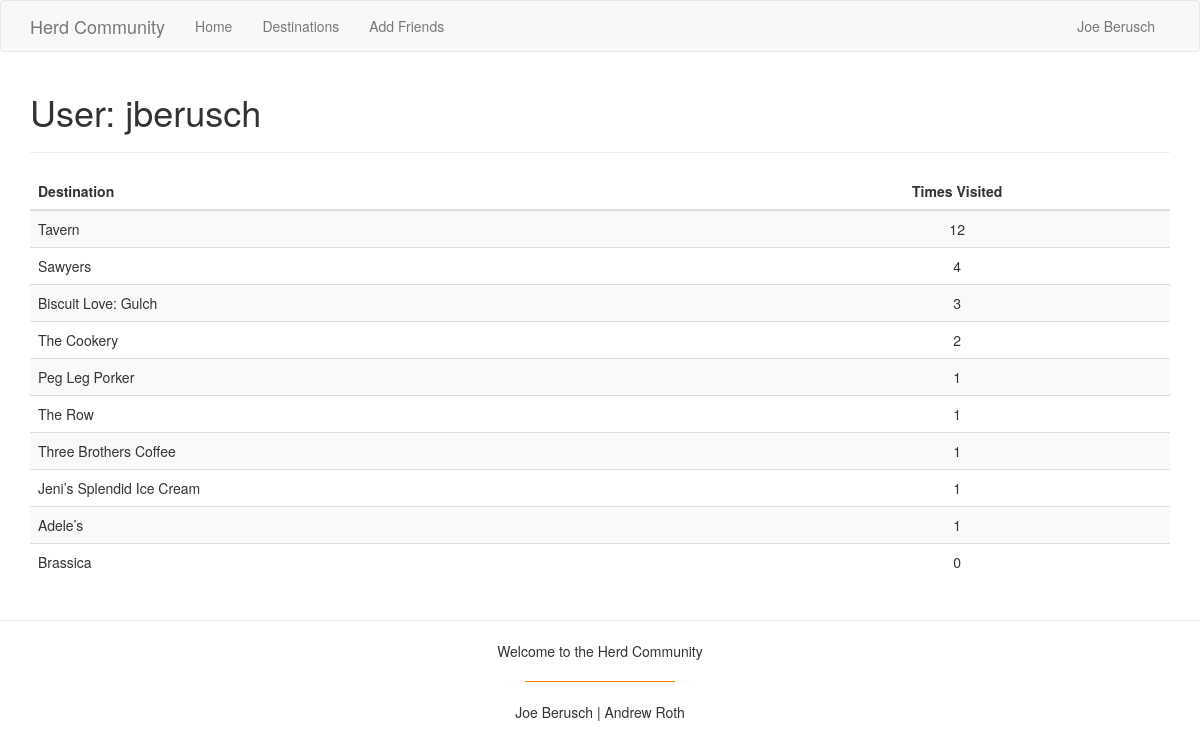
The page /user/jberusch (signed in) on the database its author committed.
### app/models.py (models this page shows, shortened)
class User(UserMixin, db.Model):
    __tablename__ = 'users'
    user_id = db.Column(db.Integer, primary_key=True)
    username = db.Column(db.String(80), index=True, unique=True)
    name = db.Column(db.String(120))
    email = db.Column(db.String(120), index=True, unique=True)
    destinations = db.relationship('Association', back_populates='user')
    friends = db.relationship('User',
        secondary=friendship_identifier,
        primaryjoin= user_id == friendship_identifier.c.user_id,
        secondaryjoin= user_id == friendship_identifier.c.friend_id)

class Association(db.Model):
    __tablename__ = 'associations'
    user_id = db.Column(db.Integer, db.ForeignKey('users.user_id'), primary_key=True)
    destination_id = db.Column(db.Integer, db.ForeignKey('destinations.destination_id'), primary_key=True)
    num_visits = db.Column(db.Integer)
    user = db.relationship("User", back_populates="destinations")
    destination = db.relationship("Destination", back_populates="users")

class Destination(db.Model):
    __tablename__ = 'destinations'
    destination_id = db.Column(db.Integer, primary_key=True)
    name = db.Column(db.String(120), index=True, unique=True)
    img_src = db.Column(db.String(1000))
    region = db.Column(db.String(50))
    yelp_link = db.Column(db.String(150))
    num_visits = db.Column(db.Integer)
    users = db.relationship('Association', back_populates='destination')

### app/routes.py (the view)
@app.route('/user/<username>')
@login_required
def user(username):
    ulog('user -> page access for username {}'.format(username))
    user = User.query.filter_by(username=username).first_or_404()
    destinations = sorted(user.destinations, key=attrgetter('num_visits'), reverse=True)
    return render_template('user.html', user=user, destinations=destinations)

### app/helpers.py (called while the page is built)
def ulog(msg):
    fp = open('usage_logs.txt', 'a')
    print('--- ', current_user.username, ' ---- ', date.today(), ' ---', file=fp)
    print(msg, file=fp)
    fp.close()

### app/models.py (called while the page is built)
@login.user_loader
def load_user(id):
    return User.query.get(int(id))

### app/templates/user.html
{% extends "base.html" %}
{% block app_content %}
    <h1>User: {{ user.username }}</h1>
    <hr>
    <table class="table table-hover table-striped">
        <thead>
            <tr>
                <th>Destination</th>
                <th class="text-center">Times Visited</th>
            </tr>
        </thead>
    {% for assoc in destinations %}
        <tr>
            <td>{{ assoc.destination.name }}</td>
            <td class="text-center">{{ assoc.num_visits }}</td>
        </tr>
    {% endfor %}
    </table>
{% endblock %}

### app/templates/base.html (shortened to what this page needs)
{% extends 'bootstrap/base.html' %}
{% block navbar %}
    <nav class="navbar navbar-default">
        <div class="container">
            <div class="navbar-header">
                <a class="navbar-brand" href="{{ url_for('index') }}">Herd Community</a>
            </div>
            <div class="collapse navbar-collapse" id="bs-example-navbar-collapse-1">
                <ul class="nav navbar-nav">
                    <li><a href="{{ url_for('index') }}">Home</a></li>
                    <li><a href="{{ url_for('list') }}">Destinations</a></li>
                    <li><a href="{{ url_for('add_friends') }}">Add Friends</a></li>
                </ul>
                <ul class="nav navbar-nav navbar-right">
                    {% if current_user.is_authenticated %}
                    <li><a href="{{ url_for('user', username=current_user.username) }}">{{ current_user.name }}</a></li>
                    {% else %}
                    <li><a href="{{ url_for('login') }}">Login</a></li>
                    <li><a href="{{ url_for('signup') }}">Sign Up</a></li>
                    {% endif %}
                </ul>
            </div>
        </div>
    </nav>
{% endblock %}
{% block content %}
    <div class="container">
        {% block app_content %}{% endblock app_content %}
    </div>
    {% block footer %}
    <hr />
    <footer>
        <div class="text-center">
            <p>Welcome to the Herd Community</p>
            <hr style="width: 150px; border-top: 1px solid darkorange;"/>
            <p>Joe Berusch | Andrew Roth</p>
        </div>
    </footer>
    <br />
    {% endblock footer %}
{% endblock content %}

### rows shown on the page
User: name "Joe Berusch", username "jberusch"
Association: destination.name "Tavern", num_visits "12"
Association: destination.name "Sawyers", num_visits "4"
Association: destination.name "Biscuit Love: Gulch", num_visits "3"
Association: destination.name "The Cookery", num_visits "2"
Association: destination.name "Peg Leg Porker", num_visits "1"
Association: destination.name "The Row", num_visits "1"
Association: destination.name "Three Brothers Coffee", num_visits "1"
Association: destination.name "Jeni’s Splendid Ice Cream", num_visits "1"
Association: destination.name "Adele’s", num_visits "1"
Association: destination.name "Brassica", num_visits "0"
